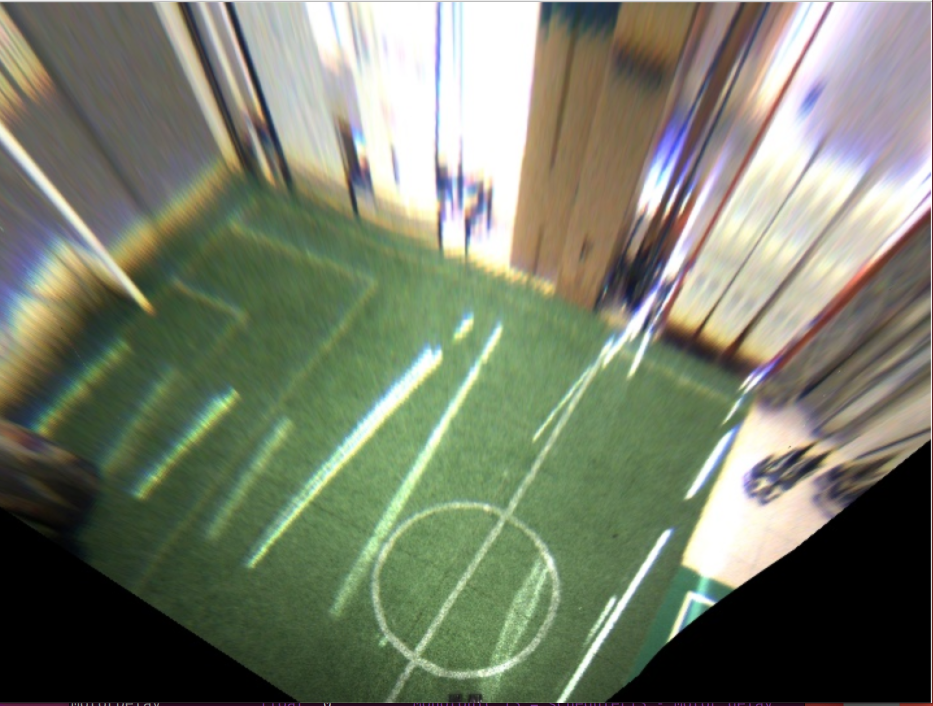
#> input picture PROJECT_EllipseDetecting/img/raw/4.png, 1866 x 1412 px (shown at 1/2 size); the run also reads 1 picture not shown here
$ jupyter execute --allow-errors top_view.ipynb   (older library calls are emulated)
#> lines starting #> are read from the running program, lines starting #| are printed output that depends on the picture; after the words box and inside, x2 and y2 are one past the last pixel; in counts of white or black regions, pixels touching at a corner belong together; pictures that were not available may be replaced by others from this repository, and a replacement may not be noted
[cell 1]
import numpy as np
import cv2
from skimage.transform import hough_ellipse

res_fac = 1

img = cv2.imread('img/raw/4.png')
#> img is the input picture: shape (1412, 1866, 3); mean B, G, R 106.2, 125.2, 118.8
h, w, _ = img.shape
#> h = 1412; w = 1866

img_resized = cv2.resize(img, (w // res_fac, h // res_fac))
blurred = cv2.blur(img_resized, (7, 7))
hsv = cv2.cvtColor(blurred, cv2.COLOR_BGR2HSV)
#> hsv: shape (1412, 1866, 3); mean H, S, V 47.3, 57.3, 131.6

# mask = cv2.inRange(hsv, (0, 0, 67), (255, 255, 255))
mask = cv2.inRange(hsv, (37, 80, 0), (255, 255, 255))
#> mask: shape (1412, 1866); 28.7% white; 477 white regions (282 under 20 px), largest, box (x1, y1, x2, y2) and area: (32, 438, 960, 1404) 424811, (792, 729, 1469, 1404) 114075, (775, 604, 1209, 1059) 57042
mask = 255 - mask

kernel = np.ones((5, 5), np.uint8)
morph = cv2.morphologyEx(mask, cv2.MORPH_CLOSE, kernel)
#> morph: shape (1412, 1866); 72.1% white; 199 black regions, largest, box (x1, y1, x2, y2) and area: (34, 438, 951, 1404) 415761, (793, 730, 1468, 1404) 110002, (786, 681, 1104, 1044) 42453

connectivity = 4
output = cv2.connectedComponentsWithStats(morph, connectivity, cv2.CV_32S)

#non max suppression

num_labels = output[0]
#> num_labels = 334
labels = output[1]
#> labels: shape (1412, 1866) int32; 334 distinct labels, from 0 to 333
stats = output[2]
#> stats = 334 rows, first 6: [0, 6, 1860, 1406, 735666], [0, 0, 1866, 1412, 1840206], [466, 452, 16, 21, 212], [367, 476, 1, 1, 1], [756, 495, 2, 2, 3], [456, 503, 1, 1, 1]

filtered = np.zeros_like(morph)

for i in range(1, num_labels):
    a = stats[i, cv2.CC_STAT_AREA]
    top = stats[i, cv2.CC_STAT_TOP]
    left = stats[i, cv2.CC_STAT_LEFT]
    width = stats[i, cv2.CC_STAT_WIDTH]
    height = stats[i, cv2.CC_STAT_HEIGHT]

    if (a > 1500):
        filtered[np.where(labels == i)] = 255
#> this loop made 333 passes
#> (a, top, left, width, height) on passes 1 to 3: (1840206, 0, 0, 1866, 1412), (212, 452, 466, 16, 21), (1, 476, 367, 1, 1)
#> filtered: shape (1412, 1866); 71.1% white; 199 black regions, largest, box (x1, y1, x2, y2) and area: (34, 438, 951, 1404) 430293, (793, 730, 1468, 1404) 116248, (786, 681, 1104, 1044) 46520

        # cv2.putText(img_resized, str(a), (left, top), cv2.FONT_ITALIC, 1, (0, 0, 255), 2, cv2.LINE_4)
        # cv2.rectangle(img_resized, (left, top), (left + width, top + height), (0, 255, 0), 1)


gray = cv2.cvtColor(filtered, cv2.COLOR_GRAY2BGR)
gray = cv2.cvtColor(gray, cv2.COLOR_BGR2GRAY)

cv2.namedWindow('gray', cv2.WINDOW_KEEPRATIO)
cv2.imshow('gray', gray)
cv2.resizeWindow('gray', w // 2, h // 2)

# [8 lines of commented-out code are left out]

#> (the rest of this cell did not finish here and is left out)

[cell 2]
import cv2
import numpy as np

res_fac = 2

cv2.namedWindow('mask')

def nothing(x):
    pass

cv2.createTrackbar('lh', 'mask', 0, 255, nothing)
cv2.createTrackbar('ls', 'mask', 0, 255, nothing)
cv2.createTrackbar('lv', 'mask', 64, 255, nothing)
cv2.createTrackbar('hh', 'mask', 255, 255, nothing)
cv2.createTrackbar('hs', 'mask', 255, 255, nothing)
cv2.createTrackbar('hv', 'mask', 255, 255, nothing)

img = cv2.imread('img/mask/1.png')
h, w, _ = img.shape
#> h = 1366; w = 1801
img_resized = cv2.resize(img, (w // res_fac, h // res_fac))


hsv = cv2.cvtColor(img_resized, cv2.COLOR_BGR2HSV)
#> hsv: shape (683, 900, 3); mean H, S, V 0, 0, 48.6

while True:
    lh = cv2.getTrackbarPos('lh', 'mask')
    ls = cv2.getTrackbarPos('ls', 'mask')
    lv = cv2.getTrackbarPos('lv', 'mask')
    hh = cv2.getTrackbarPos('hh', 'mask')
    hs = cv2.getTrackbarPos('hs', 'mask')
    hv = cv2.getTrackbarPos('hv', 'mask')

    mask = cv2.inRange(hsv, (lh, ls, lv), (hh, hs, hv))
#> mask: shape (683, 900); 23.9% white; 331 white regions (262 under 20 px), largest, box (x1, y1, x2, y2) and area: (0, 317, 900, 683) 71849, (156, 260, 625, 673) 60631, (375, 483, 507, 614) 7551

    mask = 255 - mask

    cv2.imshow('mask', mask)

    connectivity = 4
    output = cv2.connectedComponentsWithStats(mask, connectivity, cv2.CV_32S)

    num_labels = output[0]
#> num_labels = 2082
    labels = output[1]
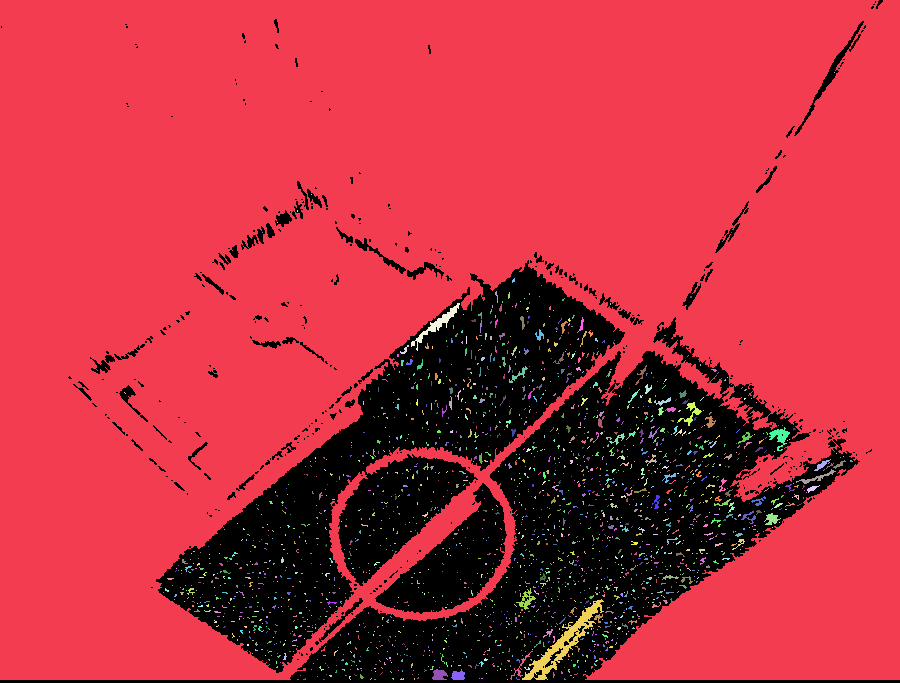
#> labels: shape (683, 900) int32; 2082 distinct labels, from 0 to 2081; one colour per label, 0 black
    stats = output[2]
#> stats = 2082 rows, first 6: [0, 0, 900, 683, 146778], [0, 0, 900, 680, 455768], [834, 72, 1, 1, 1], [311, 194, 1, 1, 1], [297, 210, 1, 2, 2], [277, 222, 1, 1, 1]

    filtered = np.zeros_like(mask)

    for i in range(1, num_labels):
        a = stats[i, cv2.CC_STAT_AREA]
        top = stats[i, cv2.CC_STAT_TOP]
        left = stats[i, cv2.CC_STAT_LEFT]
        width = stats[i, cv2.CC_STAT_WIDTH]
        height = stats[i, cv2.CC_STAT_HEIGHT]
        #print(a)

        if (a >= 50):
            filtered[np.where(labels == i)] = 255

            cv2.putText(img_resized, str(a), (left, top), cv2.FONT_ITALIC, 1, (0, 0, 255), 2, cv2.LINE_4)
            cv2.rectangle(img_resized, (left, top), (left + width, top + height), (0, 255, 0), 1)
#> this loop made 2081 passes
#> (a, top, left, width, height) on passes 1 to 3: (455768, 0, 0, 900, 680), (1, 72, 834, 1, 1), (1, 194, 311, 1, 1)
#> filtered: shape (683, 900); 74.7% white; 329 black regions (260 under 20 px), largest, box (x1, y1, x2, y2) and area: (0, 317, 900, 683) 77191, (156, 260, 625, 673) 63964, (375, 483, 507, 614) 7709
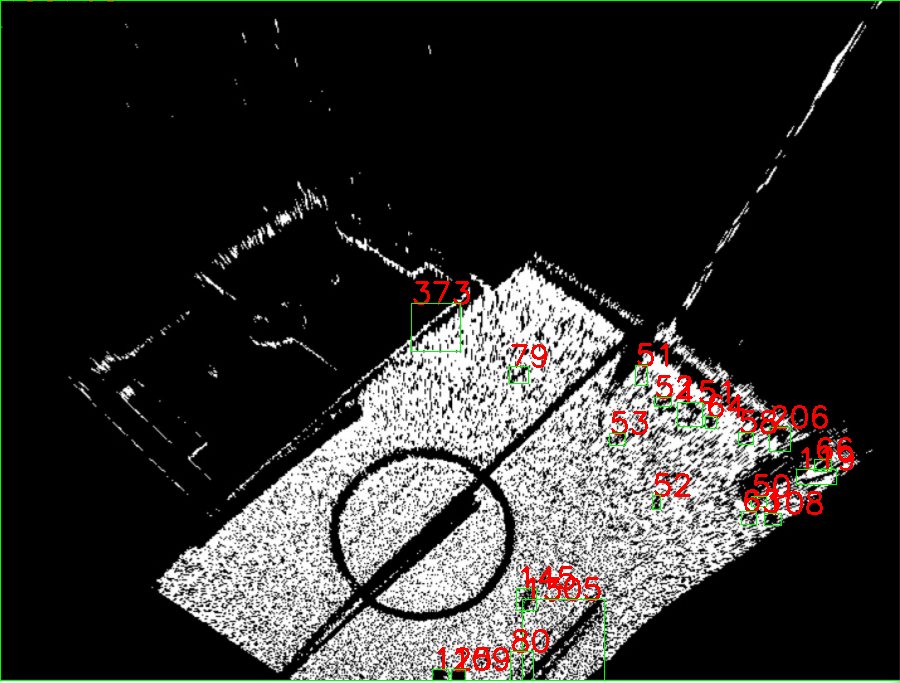
#> img_resized: shape (683, 900, 3); mean B, G, R 46.4, 48.1, 49.3


    cv2.imshow('img', img_resized)
    #cv2.imshow('hsv', hsv[:, :, 0])
    cv2.imshow('mask_filtered', filtered)

    key = cv2.waitKey(80) & 0xFF
#> (key q is pressed here)

    if (key == ord('q')):
        break


cv2.destroyAllWindows()
cv2.waitKey(10)
#> Out = 113

[cell 3]
import numpy as np
import cv2

res_fac = 1

img = cv2.imread('img/raw/4.png')
h, w, _ = img.shape

img_resized = cv2.resize(img, (w // res_fac, h // res_fac))

gray = cv2.cvtColor(img_resized, cv2.COLOR_BGR2GRAY)
#> gray: shape (1412, 1866)

cv2.namedWindow('gray', cv2.WINDOW_KEEPRATIO)
cv2.imshow('gray', gray)
cv2.resizeWindow('gray', w // 2, h // 2)

def nothing(x):
    pass

cv2.createTrackbar('dp', 'gray', 105, 300, nothing)
cv2.createTrackbar('minDist', 'gray', 10, 200, nothing)
cv2.createTrackbar('param1', 'gray', 100, 500, nothing)
cv2.createTrackbar('param2', 'gray', 65, 100, nothing)
cv2.createTrackbar('minRadius', 'gray', 100, 500, nothing)

while (True):


    dp_t = cv2.getTrackbarPos('dp', 'gray') / 100
    minDist_t = cv2.getTrackbarPos('minDist', 'gray')
    param1_t = cv2.getTrackbarPos('param1', 'gray')
    param2_t = cv2.getTrackbarPos('param2', 'gray') / 100
    minRadius_t = cv2.getTrackbarPos('minRadius', 'gray')

    output_img = img_resized.copy()

    circles = cv2.HoughCircles(gray, cv2.HOUGH_GRADIENT_ALT, dp=dp_t, minDist=minDist_t, param1=param1_t,
                               param2=param2_t, minRadius=minRadius_t)

    if (circles is not None):
            for i in circles[0,:]:
                cv2.circle(output_img,(int(i[0]), int(i[1])),int(i[2]), (0,255,0), 2)
                cv2.circle(output_img,(int(i[0]), int(i[1])), 2, (0,0,255), 3)
#> this loop made 8 passes
#> i on passes 1 to 8: [1428, 468.3, 465.7], [1591.8, 256.2, 272.3], [1676.8, 208.9, 216.1], [1694.7, 166.9, 175], [552.3, 159.6, 164.5], [1741.9, 703.5, 127.7], [1470, 114.4, 117.6], [1725.2, 758.1, 145.9]
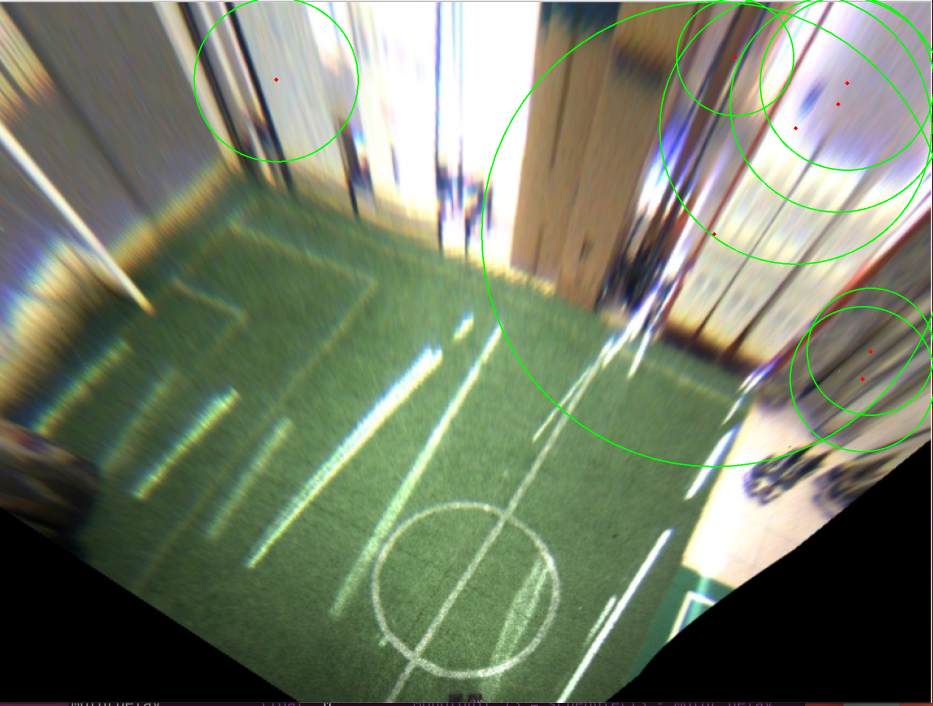
#> output_img: shape (1412, 1866, 3) (shown at 1/2 size); 1.05% of pixels changed, all inside (x1, y1, x2, y2) = (387, 0, 1866, 935)

    if circles is not None:
        circles = np.round(circles[0, :]).astype("int")
        for (x, y, r) in circles:
            cv2.circle(img_resized, (x, y), r, (0, 255, 0), 2)
#> this loop made 8 passes
#> (x, y, r) on passes 1 to 8: (1428, 468, 466), (1592, 256, 272), (1677, 209, 216), (1695, 167, 175), (552, 160, 165), (1742, 704, 128), (1470, 114, 118), (1725, 758, 146)
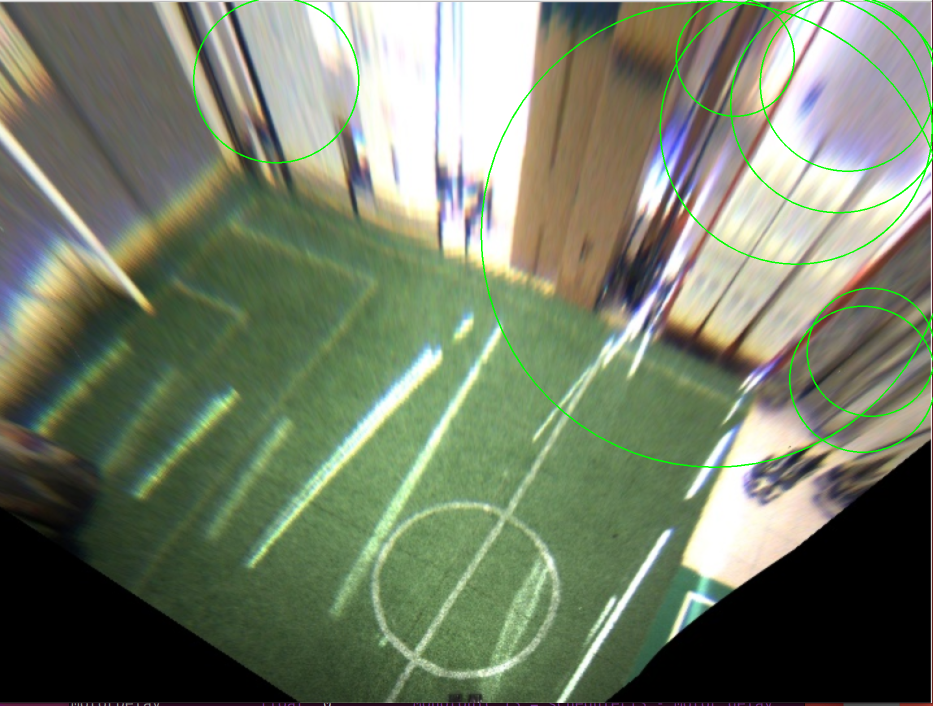
#> img_resized: shape (1412, 1866, 3) (shown at 1/2 size); 1.03% of pixels changed, all inside (x1, y1, x2, y2) = (386, 0, 1866, 936)

    else:
        print("No circles")

    cv2.namedWindow('img', cv2.WINDOW_KEEPRATIO)
    cv2.imshow('img', output_img)
    cv2.resizeWindow('img', w // 2, h // 2)

    key = cv2.waitKey(300) & 0xFF
#> (key q is pressed here)

    if (key == ord('q')):
        break

cv2.destroyAllWindows()
cv2.waitKey(10)
#> Out = 113

[cell 4]
import numpy as np
import cv2
from skimage import color, feature
from skimage.transform import hough_circle, hough_circle_peaks

# Video file path
video_path = 'input.mp4'

# Read the video
cap = cv2.VideoCapture(video_path)

res_fac = 1

cv2.namedWindow('custom window', cv2.WINDOW_KEEPRATIO)

def nothing(x):
    pass

cv2.createTrackbar('lh', 'custom window', 37, 255, nothing)
cv2.createTrackbar('ls', 'custom window', 76, 255, nothing)
cv2.createTrackbar('lv', 'custom window', 0, 255, nothing)
cv2.createTrackbar('hh', 'custom window', 255, 255, nothing)
cv2.createTrackbar('hs', 'custom window', 255, 255, nothing)
cv2.createTrackbar('hv', 'custom window', 255, 255, nothing)

while (True):
    ret, frame = cap.read()
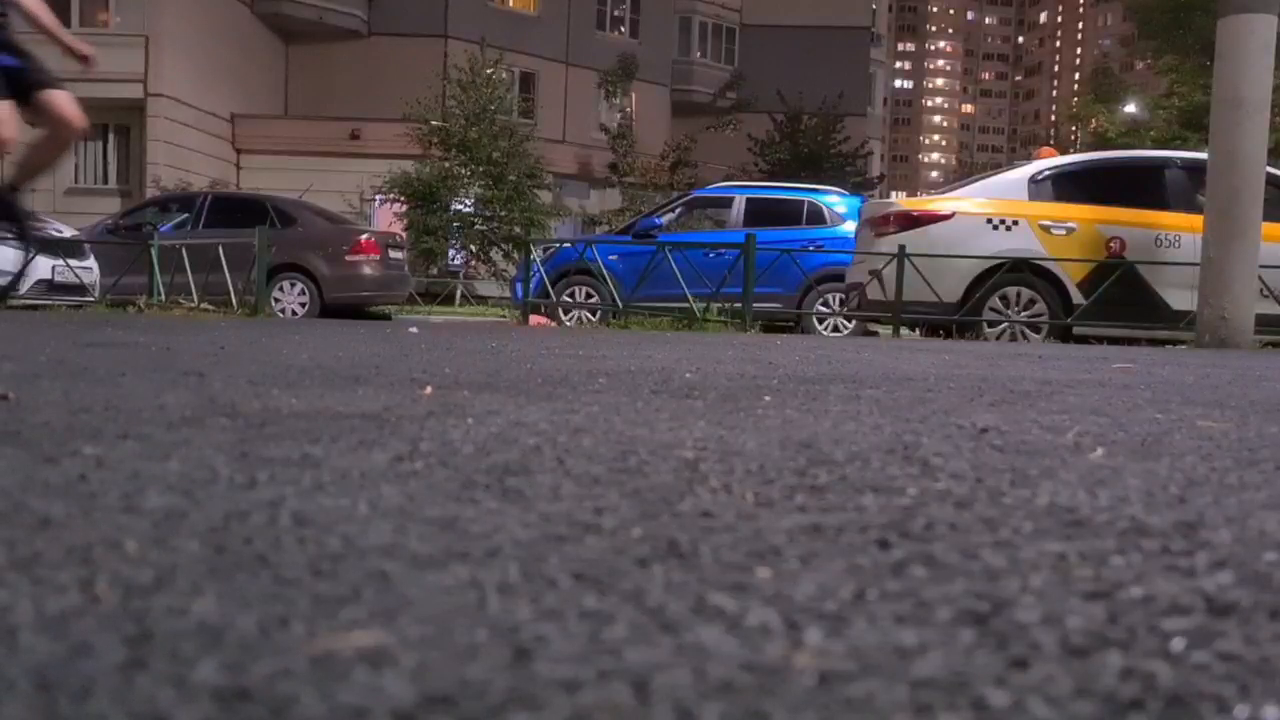
#> input picture frame 8 of 04_DistributionAnalysis/unicycle.mp4, 1280 x 720 px, given in place of input.mp4, which was not available
#> frame is the input picture: shape (720, 1280, 3); mean B, G, R 81.9, 77.9, 86.3
    if not ret:
        break

    h, w, _ = frame.shape
    img_resized = cv2.resize(frame, (w // res_fac, h // res_fac))
    blurred = cv2.blur(img_resized, (11, 11))
#> blurred: shape (720, 1280, 3)
    hsv = cv2.cvtColor(blurred, cv2.COLOR_BGR2HSV)
#> hsv: shape (720, 1280, 3); mean H, S, V 102.4, 42.3, 90.1

    lh = cv2.getTrackbarPos('lh', 'custom window')
    ls = cv2.getTrackbarPos('ls', 'custom window')
    lv = cv2.getTrackbarPos('lv', 'custom window')
    hh = cv2.getTrackbarPos('hh', 'custom window')
    hs = cv2.getTrackbarPos('hs', 'custom window')
    hv = cv2.getTrackbarPos('hv', 'custom window')


    mask = cv2.inRange(hsv, (lh, ls, lv), (hh, hs, hv))
#> mask: shape (720, 1280); 3.9% white; 68 white regions (39 under 20 px), largest, box (x1, y1, x2, y2) and area: (512, 184, 868, 304) 25196, (1098, 163, 1161, 203) 1700, (179, 197, 264, 228) 1574
    mask = 255 - mask

    kernel = np.ones((7, 7), np.uint8)
    morph = cv2.morphologyEx(mask, cv2.MORPH_CLOSE, kernel)
#> morph: shape (720, 1280); 96.4% white; 15 black regions, largest, box (x1, y1, x2, y2) and area: (513, 184, 868, 303) 25088, (1100, 166, 1158, 203) 1494, (0, 37, 37, 97) 1389

    connectivity = 4
    output = cv2.connectedComponentsWithStats(morph, connectivity, cv2.CV_32S)

    num_labels = output[0]
    labels = output[1]
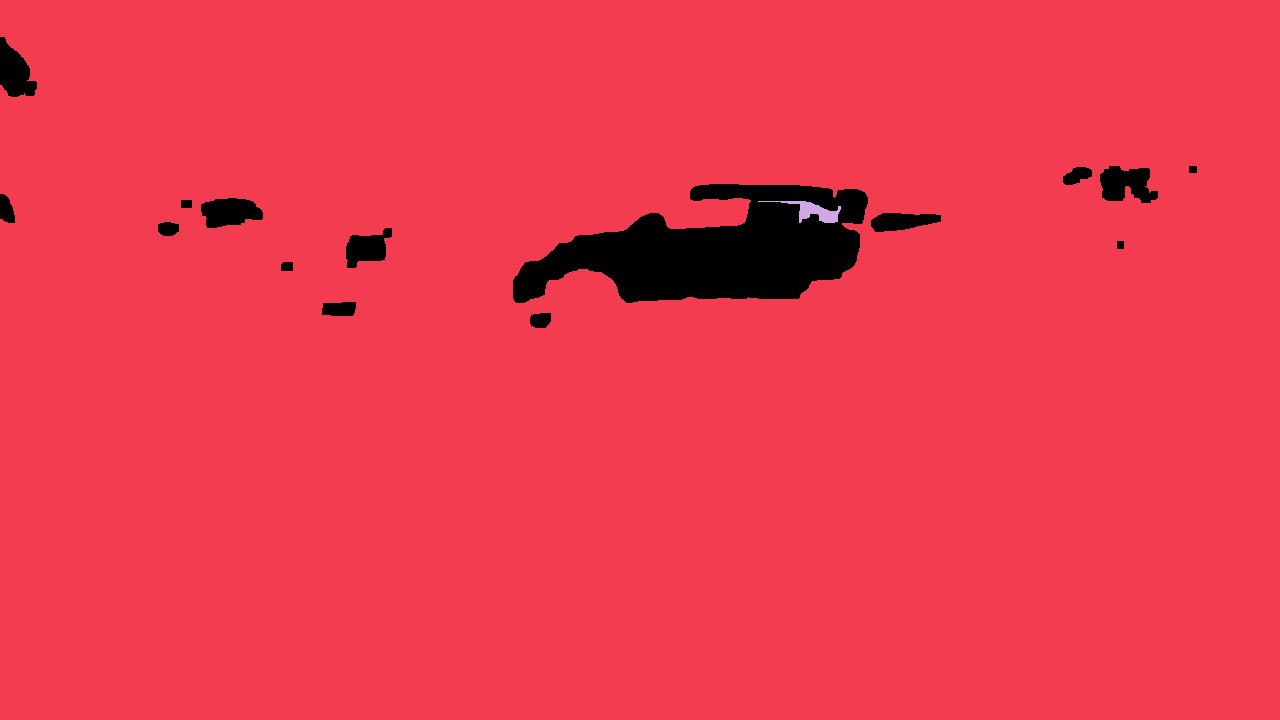
#> labels: shape (720, 1280) int32; 3 distinct labels, from 0 to 2; one colour per label, 0 black
    stats = output[2]

    filtered = np.zeros_like(morph)

    for i in range(1, num_labels):
        a = stats[i, cv2.CC_STAT_AREA]

        if a > 5000:
            filtered[np.where(labels == i)] = 255
#> filtered: shape (720, 1280); 96.3% white; 15 black regions, largest, box (x1, y1, x2, y2) and area: (513, 184, 868, 303) 25706, (1100, 166, 1158, 203) 1494, (0, 37, 37, 97) 1389

    circles = cv2.HoughCircles(filtered, cv2.HOUGH_GRADIENT_ALT, dp=4, minDist=20, param1=100, param2=0.5, minRadius=50)

    if circles is not None:
        max_radius = 0
        max_circle = None

        for i in circles[0, :]:
            if (i[2] > max_radius):
                max_radius = i[2]
                max_circle = i

        if max_circle is not None:
            center_x = int(max_circle[0])
            center_y = int(max_circle[1])
            radius = int(max_circle[2])

            cv2.circle(img_resized, (center_x, center_y), radius, (0, 255, 0), 2)
            cv2.circle(img_resized, (center_x, center_y), 2, (0, 0, 255), 3)

            text = f"Center: ({center_x}, {center_y}), Radius: {radius}"
            cv2.putText(img_resized, text, (10, 30), cv2.FONT_HERSHEY_COMPLEX_SMALL, 1, (0, 0, 255), 2, cv2.LINE_AA)


    else:
        print("No circles")

    cv2.namedWindow('custom window', cv2.WINDOW_KEEPRATIO)
    cv2.imshow('custom window', img_resized)
    cv2.resizeWindow('custom window', w // 2, h // 2)

    cv2.namedWindow('custom mask window', cv2.WINDOW_KEEPRATIO)
    cv2.imshow('custom mask window', mask)
    cv2.resizeWindow('custom mask window', w // 2, h // 2)

    cv2.namedWindow('custom filt mask window', cv2.WINDOW_KEEPRATIO)
    cv2.imshow('custom filt mask window', filtered)
    cv2.resizeWindow('custom filt mask window', w // 2, h // 2)

    if cv2.waitKey(30) & 0xFF == ord('q'):
#> (key q is pressed here)
        break

cap.release()
cv2.destroyAllWindows()
cv2.waitKey(10)
#> Out = 113
